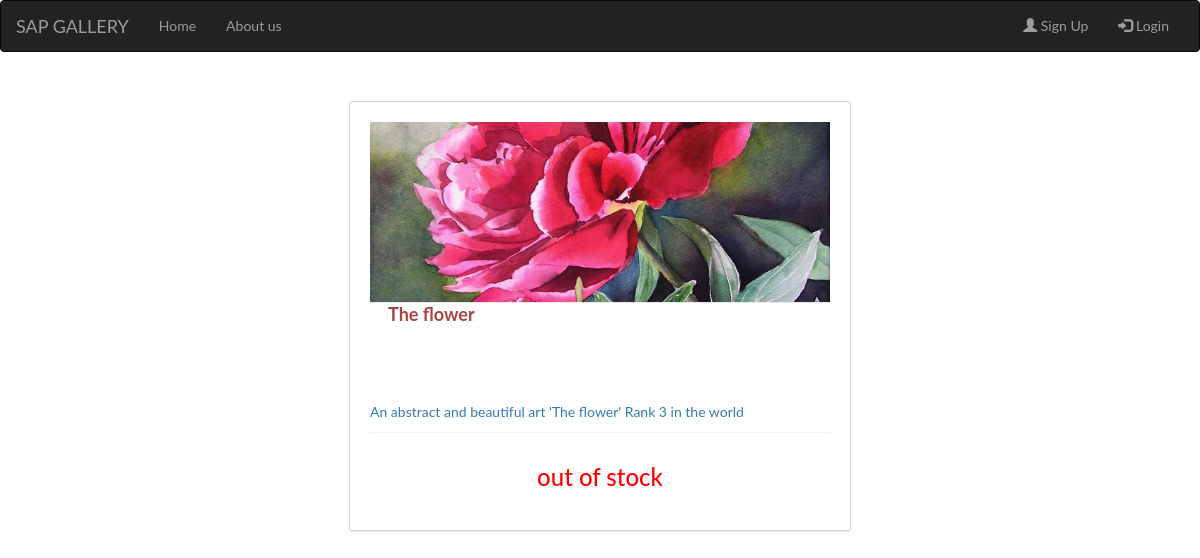
Screenshot of /description/10/ with the database file from the repository.
### myapp/models.py (models this page shows)
class Art(models.Model):
    art_name = models.CharField(max_length=50, null=False, blank=False)
    art_artist = models.ForeignKey(Artist, on_delete=models.CASCADE)
    image = models.ImageField(upload_to=os.path.join(BASE_DIR, "media"))
    price = models.FloatField(null=False, blank=False)
    instock = models.BooleanField(null = False,blank=False, default=True)
    description = models.TextField(null=False, blank=False)

### myapp/views.py (the view)
# urls.py: path('description/<int:id>/', description_view, name = 'description'),
def description_view(request, id, *args, **kwargs):
    art = Art.objects.get(id=id)
    context = {
        'art': art
    }
    return render(request, 'description.html', context)

### templates/description.html (shortened to what this page needs)
{% extends "base.html" %}
{% block content %}
<div class="card card-layout " style="width: 50rem;">
    <img class="card-img-top" src="{{ art.image.url }}" style="width:100%"></img>
    <h1 class="text-danger card-block card-title">
        {{ art.art_name}}
    </h1>
    <div class="card-body">
        <p class="text-primary" class="card-text">
            {{ art.description }}
        </p>
        <div class="card-footer">
        {% if art.instock == True  %}
        <a href="add">
            <button type="button" class="btn btn-info btn-sm" style="width: 450px;">
                ADD TO CART
            </button>
        </a>
            {% else %}
            <h3 style="color: red; text-align: center;"> out of stock </h3>
        {% endif %}
        </div>
    </div>
</div>
{% endblock %}

### templates/base.html (style rules this page uses)
body { font-family: Lato, 'Helvetica Neue', Arial, Helvetica, sans-serif; font-size: 14px; background-color: #ffffff; }
.card { font-size: 1em; overflow: hidden; border: none; border-radius: .28571429rem; box-shadow: 0 1px 3px 0 #d4d4d5, 0 0 0 1px #d4d4d5; width: 60%; height: auto; margin-bottom: 20px; }
.card-block { font-size: small; position: relative; width: auto; height: 100px; margin: 0; padding-left: 1em; border: none; border-top: 1px solid rgba(34, 36, 38, .1); box-shadow: none; }
.card-img-top { width: 100%; height: 15vw; object-fit: cover; }
.card-title { font-size: 1.28571429em; font-weight: 700; line-height: 1.2857em; }
.card-footer { font-size: 1em; position: static; top: 0; left: 0; max-width: 100%; padding: .75em 1em; color: rgba(0, 0, 0, .4); border-top: 1px solid rgba(0, 0, 0, .05) !important; background: #fff; }

### templates/description.html (style rules this page uses)
.card-layout { width: 50%; margin: 0 auto; margin-top: 50px; padding: 20px; background: #ffffff; }

### rows the page displays
Art: image (picture), art_name "The flower", description "An abstract and beautiful art 'The flower' Rank 3 in the world"
